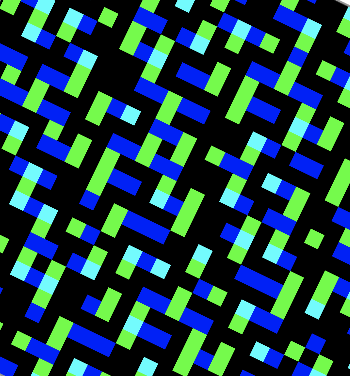
#> input picture 113主題式資料分析課程/車牌辨識/fft-lp-rectify-master/img/brrotate.png, 350 x 376 px
$ jupyter execute 4246-fft.ipynb
#> lines starting #> are read from the running program, lines starting #| are printed output that depends on the picture; long printed decimals are rounded
### Define your license plate file

[cell 1]
#!pip3 install imutils

[cell 2]
src="img/brrotate.png"

### FFT rectify main program

[cell 3]
import os, sys
import numpy as np
import math
from matplotlib import pyplot as plt
import cv2
import time
import statistics
import imutils
from scipy import ndimage, misc

isPlot=True
isBias=False
coreCut=0.01
def rgb2gray(rgb):
    return np.dot(rgb[...,:3], [0.2989, 0.5870, 0.1140])


def fftplot(imgPath):
    img = cv2.imread(imgPath)
    pix_color = np.array(img)
    img = rgb2gray(pix_color)
    #print(img.shape)
    f = np.fft.fft2(img)
    fshift = np.fft.fftshift(f)
    magnitude_spectrum = 20*np.log(np.abs(fshift))

    plt.subplot(121),plt.imshow(img, cmap = 'gray')
    plt.title('Input Image'), plt.xticks([]), plt.yticks([])
    plt.subplot(122),plt.imshow(magnitude_spectrum, cmap = 'gray')
    plt.title('Magnitude Spectrum'), plt.xticks([]), plt.yticks([])
    plt.show()


def rgb2gray(rgb):
    return np.dot(rgb[...,:3], [0.2989, 0.5870, 0.1140])


def imgWrapA(orgImg,a):
    print(a)
    img_a = ndimage.rotate(orgImg, a, reshape=False)

    return img_a

def estCorrect(orgImg0, cutoffF=1.0, margin=0.0):
    orgImg = orgImg0
    w=orgImg.shape[1]
    print('shape', orgImg.shape)
    crop_img = orgImg
    pix_color = np.array(crop_img)
    full_pix_color = np.array(orgImg)
    #img = rgb2gray(pix_color)
    img=pix_color[:,:,0]
    print('img', img.shape)
    #img=abs(img[0:-1,:]-img[1:,:])

    print(img.shape)
    f = np.fft.fft2(img)
    fshift = np.fft.fftshift(f)
    magnitude_spectrum = 20*np.log(np.abs(fshift))

    #plt.subplot(143),plt.imshow(np.abs(fshift), cmap = 'gray')
    #plt.title('np.abs(fshift)'), plt.xticks([]), plt.yticks([])
    margin = 1.0 # Cut off the outer 10% of the image
    # Do the polar rotation along 100 angular steps with a radius of 256 pixels.
    size=min(img.shape)
    polar_img = cv2.warpPolar(magnitude_spectrum, (int(size/2), 200), (img.shape[1]/2,img.shape[0]/2),
                                  size*margin*0.5, cv2.WARP_POLAR_LINEAR)
    print(polar_img.shape)

    polar_img_lowF=polar_img[:,int(coreCut*polar_img.shape[1]):int(cutoffF*polar_img.shape[1])]

    polar_sum_200=np.sum(polar_img_lowF,axis=1)
    polar_sum_200_1=polar_sum_200
    polar_sum=polar_sum_200[0:100]+polar_sum_200[100:200]
    # [5 lines of commented-out code are left out]
    maxIndex=np.argmax(polar_sum[25:75])+25
    print(maxIndex)
    offsetDegree=(maxIndex-50)/100*180
    #aEst=np.sin(offsetDegree)
    #correctImg=imgWrapA(pix_color,aEst)
    full_pix_color0 = np.array(orgImg0)
    correctImg=imgWrapA(full_pix_color0,offsetDegree)
    #full_pix_color
    #polar_sum[25:75]=min(polar_sum) #matthew  do not count center line
    #maxIndex2=np.argmax(polar_sum)
    #print("maxIndex2={}".format(maxIndex2))

    if isPlot:
        plt.subplots(1,4,figsize=(15,4))
        plt.subplot(151),plt.imshow(img, cmap = 'gray')
        plt.title('Input Image w/ vertical diff'), plt.xticks([]), plt.yticks([])
        plt.subplot(152),plt.imshow(magnitude_spectrum, cmap = 'gray')
        plt.title('Magnitude Spectrum'), plt.xticks([]), plt.yticks([])
        plt.subplot(153),plt.imshow(polar_img, cmap = 'gray')
        plt.title('polar_img'), plt.xticks([]), plt.yticks([])
        plt.subplot(154),plt.plot(polar_sum)
        #print(polar_sum-min(polar_sum))
        plt.title('polar_sum'), plt.xticks([]), plt.yticks([])
        plt.subplot(155),plt.imshow(correctImg)
        plt.title('correctImg'), plt.xticks([]), plt.yticks([])
        plt.show()

    img=np.rot90(pix_color[:,:,1])
    print('img', img.shape)
    f = np.fft.fft2(img)
    fshift = np.fft.fftshift(f)
    magnitude_spectrum = 20*np.log(np.abs(fshift))
    margin = 1.0 # Cut off the outer 10% of the image
    size=min(img.shape)
    polar_img = cv2.warpPolar(magnitude_spectrum, (int(size/2), 200), (img.shape[1]/2,img.shape[0]/2),
                                  size*margin*0.5, cv2.WARP_POLAR_LINEAR)
    polar_img_lowF=polar_img[:,int(coreCut*polar_img.shape[1]):int(cutoffF*polar_img.shape[1])]
    polar_sum_200=np.sum(polar_img_lowF,axis=1)
    polar_sum_200=polar_sum_200+polar_sum_200_1
    polar_sum=polar_sum_200[0:50]+polar_sum_200[100:150]+polar_sum_200[50:100]+polar_sum_200[150:200]
    polar_sum = np.convolve(polar_sum, [1,3,3,1], mode='same')
    maxIndex=np.argmax(polar_sum)
    print(maxIndex)
    offsetDegree=(maxIndex)/50*90
    full_pix_color0 = np.array(orgImg0)
    correctImg=imgWrapA(full_pix_color0,offsetDegree)
    if isPlot:
        plt.subplots(1,4,figsize=(15,4))
        plt.subplot(151),plt.imshow(img, cmap = 'gray')
        plt.title('Input Image w/ vertical diff'), plt.xticks([]), plt.yticks([])
        plt.subplot(152),plt.imshow(magnitude_spectrum, cmap = 'gray')
        plt.title('Magnitude Spectrum'), plt.xticks([]), plt.yticks([])
        plt.subplot(153),plt.imshow(polar_img, cmap = 'gray')
        plt.title('polar_img'), plt.xticks([]), plt.yticks([])
        plt.subplot(154),plt.plot(polar_sum)
        #print(polar_sum-min(polar_sum))
        plt.title('polar_sum'), plt.xticks([]), plt.yticks([])
        plt.subplot(155),plt.imshow(correctImg)
        plt.title('correctImg'), plt.xticks([]), plt.yticks([])
        plt.show()
    return correctImg


def estCorrect2D(orgImg, cutoffF=0.8, margin=0.1):
    hCorrectedImg=estCorrect(orgImg, cutoffF, margin)


def fftplotWarp(imgPath):
#> called with imgPath = 'img/brrotate.png'
    orgImg = cv2.imread(imgPath)
#> orgImg is the input picture: shape (376, 350, 3); mean B, G, R 74.9, 68, 29.1
    s=256
    pix_color = np.array(orgImg[0: s, 0:s])
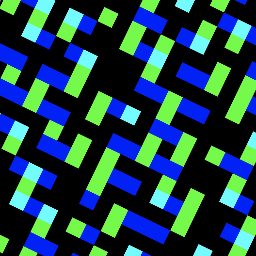
#> pix_color: shape (256, 256, 3); mean B, G, R 76.6, 69.8, 29.8
    plt.subplots(1,3,figsize=(15,4))
    plt.subplot(131),plt.imshow(orgImg[:,:,0], cmap = 'gray')
    plt.subplot(132),plt.imshow(orgImg[:,:,1], cmap = 'gray')
    plt.subplot(133),plt.imshow(orgImg[:,:,2], cmap = 'gray')

    estCorrect2D(pix_color, 1.0, 0.1)
#| shape (256, 256, 3)
#> in estCorrect, `img=pix_color[:,:,0]`:
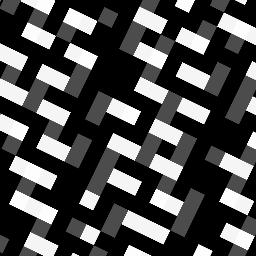
#> img: shape (256, 256); min 0, max 253, mean 76.6
#| img (256, 256)
#| (256, 256)
#> in estCorrect, `magnitude_spectrum = 20*np.log(np.abs(fshift))`:
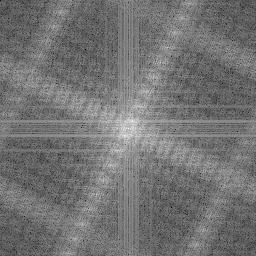
#> magnitude_spectrum: shape (256, 256) float64; min 30.85, max 308.6, mean 156.7; drawn with min black and max white
#| (200, 128)
#> in estCorrect, `polar_img_lowF=polar_img[:,int(coreCut*polar_img.shape[1]):int(cutoffF..`:
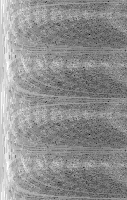
#> polar_img_lowF: shape (200, 127) float64; min 30.85, max 282.1, mean 173.1; drawn with min black and max white
#> in estCorrect, `polar_sum_200=np.sum(polar_img_lowF,axis=1)`: polar_sum_200 = 200 values, max 24669 at index 66, min 20276.1 at index 134, mean 21978.8
#> in estCorrect, `polar_sum_200_1=polar_sum_200`: polar_sum_200_1 has the same summary as polar_sum_200
#> in estCorrect, `polar_sum=polar_sum_200[0:100]+polar_sum_200[100:200]`: polar_sum = 100 values, max 49337.9 at index 66, min 40552.2 at index 34, mean 43957.7
#> in estCorrect, `maxIndex=np.argmax(polar_sum[25:75])+25`: maxIndex = 66
#| 66
#> in estCorrect, `offsetDegree=(maxIndex-50)/100*180`: offsetDegree = 28.8
#| 28.8
#> in estCorrect, `plt.show()`:
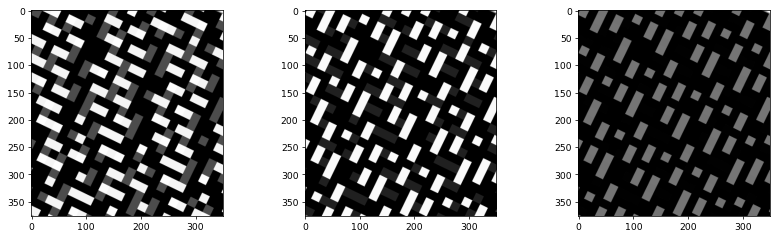
#> figure drawn by matplotlib, 3 panels
#> in estCorrect, `img=np.rot90(pix_color[:,:,1])`:
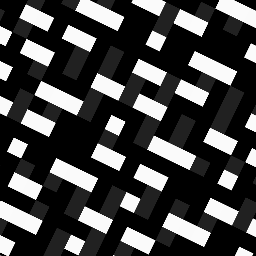
#> img: shape (256, 256); min 0, max 251, mean 69.8
#| img (256, 256)
#> in estCorrect, `magnitude_spectrum = 20*np.log(np.abs(fshift))`:
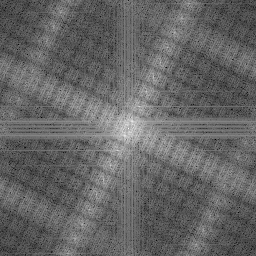
#> magnitude_spectrum: shape (256, 256) float64; min 59.24, max 306.7, mean 157.8; drawn with min black and max white
#> in estCorrect, `polar_img_lowF=polar_img[:,int(coreCut*polar_img.shape[1]):int(cutoffF..`:
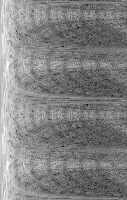
#> polar_img_lowF: shape (200, 127) float64; min 59.24, max 284.9, mean 174.6; drawn with min black and max white
#> in estCorrect, `polar_sum_200=np.sum(polar_img_lowF,axis=1)`: polar_sum_200 = 200 values, max 24718.9 at index 66, min 20552.7 at index 85, mean 22179.3
#> in estCorrect, `polar_sum_200=polar_sum_200+polar_sum_200_1`: polar_sum_200 = 200 values, max 49387.9 at index 66, min 40869.3 at index 134, mean 44158.1
#> in estCorrect, `polar_sum=polar_sum_200[0:50]+polar_sum_200[100:150]+polar_sum_200[50:..`: polar_sum = 50 values, max 196651.6 at index 16, min 163999.6 at index 35, mean 176632.4
#> in estCorrect, `polar_sum = np.convolve(polar_sum, [1,3,3,1], mode='same')`: polar_sum = 50 values, max 1563066 at index 14, min 712576.8 at index 0, mean 1391309.4
#> in estCorrect, `maxIndex=np.argmax(polar_sum)`: maxIndex = 14
#| 14
#> in estCorrect, `offsetDegree=(maxIndex)/50*90`: offsetDegree = 25.2
#> call 2 of imgWrapA, with a = 25.2
#| 25.200
#> in imgWrapA (call 2), `img_a = ndimage.rotate(orgImg, a, reshape=False)`:
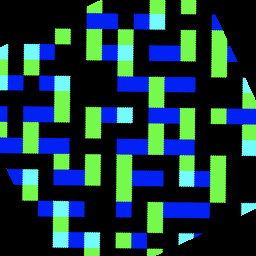
#> img_a: shape (256, 256, 3); mean B, G, R 64.4, 59.9, 25.8
#> in estCorrect, `plt.show()`:
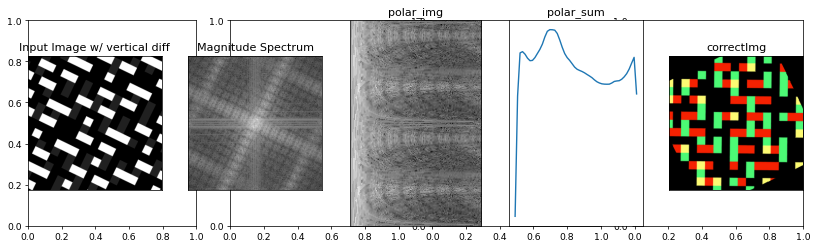
#> figure drawn by matplotlib, 5 panels; B, G, R data is drawn as R, G, B


fftplotWarp(src)

$ run again, with 113主題式資料分析課程/車牌辨識/fft-lp-rectify-master/img/rotate.png copied over 113主題式資料分析課程/車牌辨識/fft-lp-rectify-master/img/brrotate.png
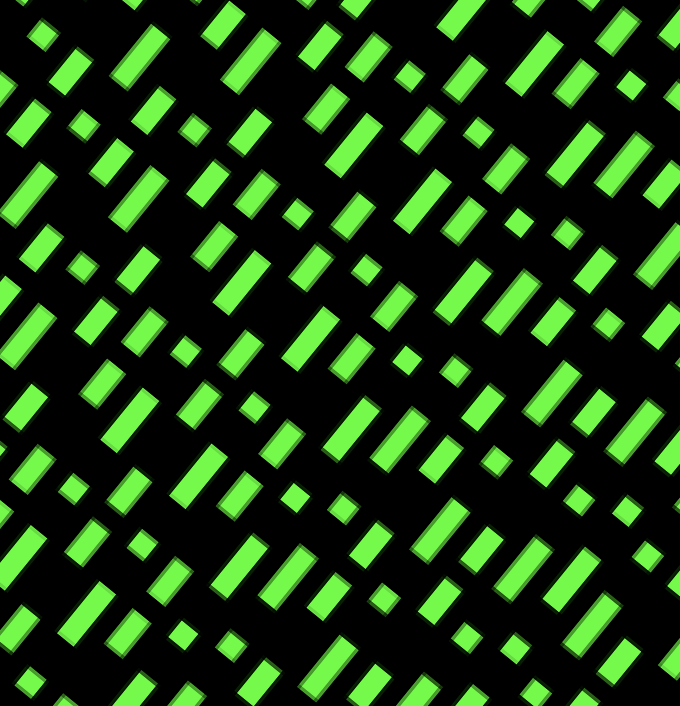
#> input picture 113主題式資料分析課程/車牌辨識/fft-lp-rectify-master/img/rotate.png, 680 x 706 px
#> in fftplotWarp, orgImg is the input picture: shape (706, 680, 3); mean B, G, R 18.2, 61.8, 28.4
#| shape (256, 256, 3)
#| img (256, 256)
#| (256, 256)
#| (200, 128)
#> in estCorrect, `polar_sum_200=np.sum(polar_img_lowF,axis=1)`: polar_sum_200 = 200 values, max 21937.1 at index 0, min 16247.4 at index 88, mean 18064.9
#> polar_sum_200_1 has the same summary as polar_sum_200
#> in estCorrect, `polar_sum=polar_sum_200[0:100]+polar_sum_200[100:200]`: polar_sum = 100 values, max 43874.2 at index 0, min 32494.8 at index 88, mean 36129.8
#> in estCorrect, `maxIndex=np.argmax(polar_sum[25:75])+25`: maxIndex = 50
#| 50
#> in estCorrect, `offsetDegree=(maxIndex-50)/100*180`: offsetDegree = 0
#| 0.0
#| img (256, 256)
#> in estCorrect, `polar_img_lowF=polar_img[:,int(coreCut*polar_img.shape[1]):int(cutoffF..`:
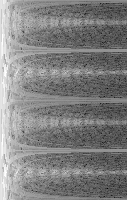
#> polar_img_lowF: shape (200, 127) float64; min 45.97, max 281.7, mean 165.1; drawn with min black and max white
#> in estCorrect, `polar_sum_200=np.sum(polar_img_lowF,axis=1)`: polar_sum_200 = 200 values, max 24981.5 at index 50, min 19127.2 at index 38, mean 20970.4
#> in estCorrect, `polar_sum_200=polar_sum_200+polar_sum_200_1`: polar_sum_200 = 200 values, max 46123.5 at index 0, min 35630.8 at index 40, mean 39035.3
#> in estCorrect, `polar_sum=polar_sum_200[0:50]+polar_sum_200[100:150]+polar_sum_200[50:..`: polar_sum = 50 values, max 184476.6 at index 0, min 142881.5 at index 40, mean 156141.1
#> in estCorrect, `polar_sum = np.convolve(polar_sum, [1,3,3,1], mode='same')`: polar_sum = 50 values, max 1444674.9 at index 22, min 725691.4 at index 0, mean 1228356.3
#> in estCorrect, `maxIndex=np.argmax(polar_sum)`: maxIndex = 22
#| 22
#> in estCorrect, `offsetDegree=(maxIndex)/50*90`: offsetDegree = 39.6
#| 39.6
#> in imgWrapA (call 2), `img_a = ndimage.rotate(orgImg, a, reshape=False)`:
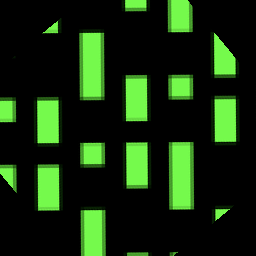
#> img_a: shape (256, 256, 3); mean B, G, R 13.9, 47, 21.6
